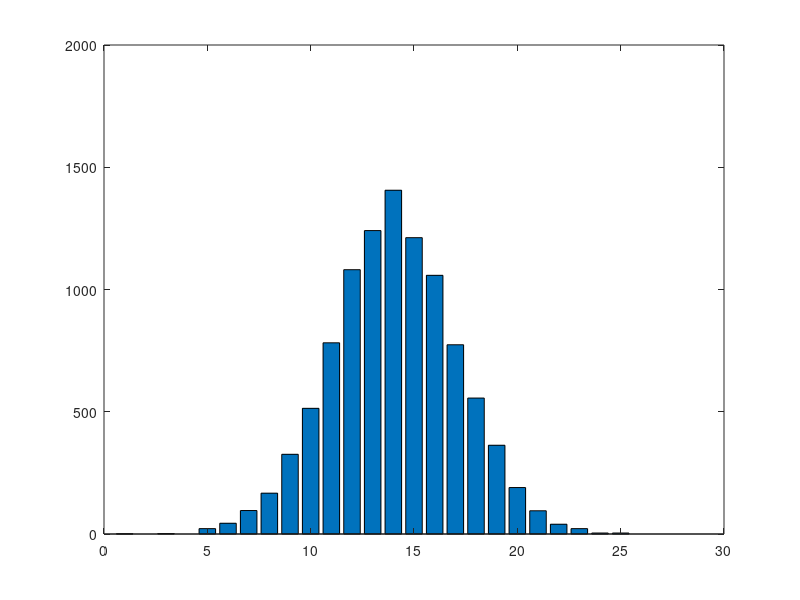
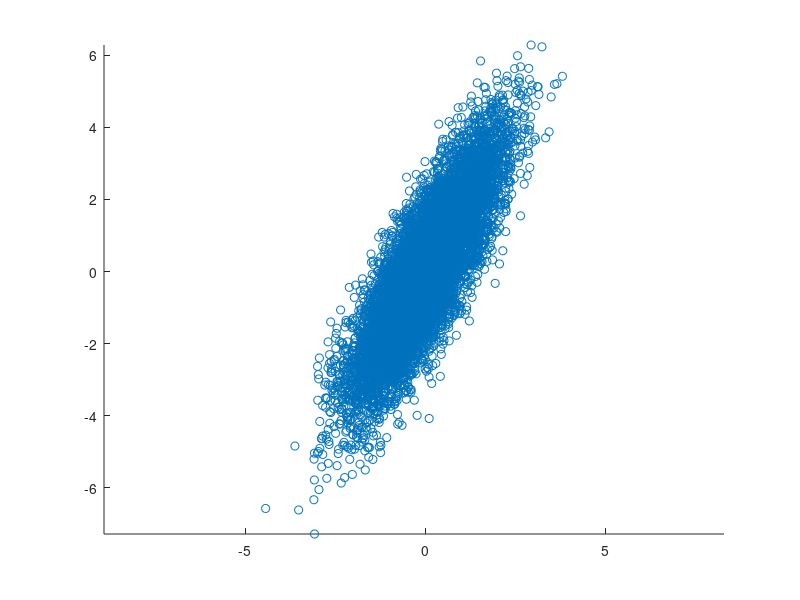

The MATLAB script that drew these images, in order:

% Demonstration code for the Whitening Transform 

s=5000;  % number of uniform rvs uses in the sum
n=10000; % number of samples


% Make normal rv as the sum of uniform rvs
uniform=rand(n,s);
uniform=uniform-0.5;
uniform=uniform/sqrt(s/12);
normal=sum(uniform,2);

% show that the new rv looks normal
bins=25;
h=hist(normal,bins);
figure(1); bar(h)

% choose the first feature to be normal
x_1=normal;

% repeat this again for the second feature
uniform=rand(n,s);
uniform=uniform-0.5;
uniform=uniform/sqrt(s/12);
normal=sum(uniform,2);

% however, take the second feature as combo of the first plus new normal rv
x_2= 1.5*x_1+normal;

% plot the samples in the 2D feature space
figure(2); scatter(x_1,x_2); axis equal;

% compute the mean for x
x=[x_1,x_2];
mu=sum(x)/n;

% compute the covariance for x
COV=zeros(2,2);
for i=1:n
   COV=COV+(x(i,:)-mu)'*(x(i,:)-mu);
end
COV=COV/(n-1)

% decompose COV using SVD
[PHI,LAMBDA,PHIT]=svd(COV);

% computer the whitening transform
Aw=PHI*LAMBDA^(-0.5)*PHIT;

% apply is to x to get a new feature space
y=(Aw*x')';

% compute the mean for y
muy=sum(y)/n;

% compute the COV for y
COVy=zeros(2,2);
for i=1:n
   COVy=COVy+(y(i,:)-muy)'*(y(i,:)-muy);
end
COVy=COVy/(n-1)



